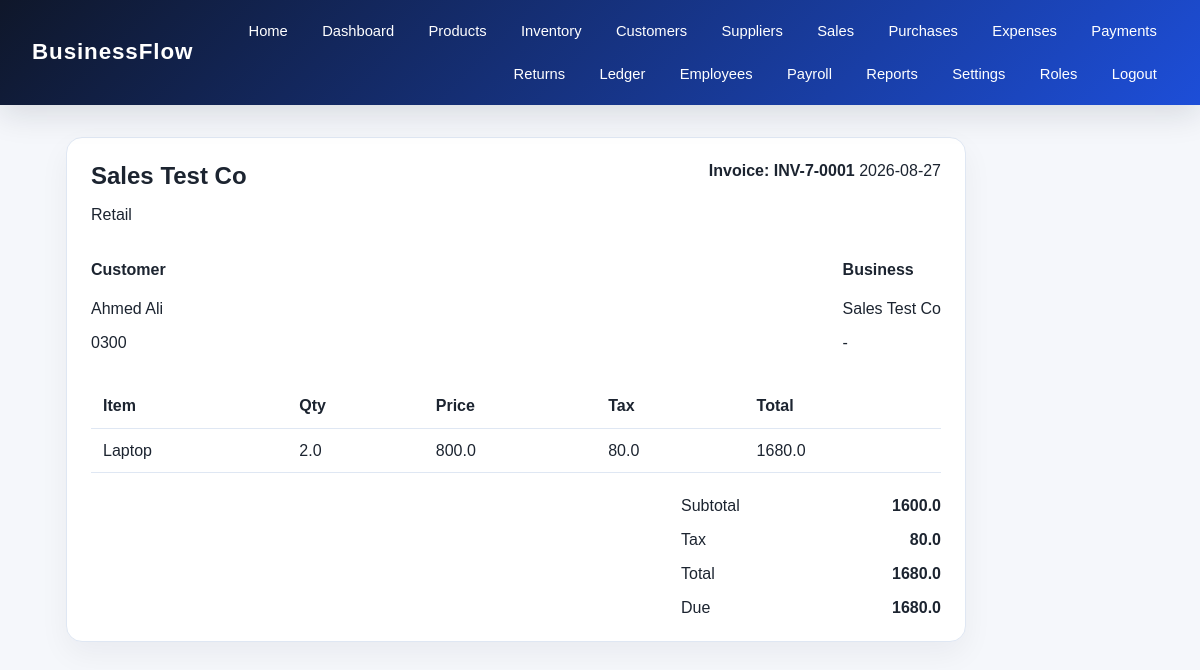
/sales/1/invoice (signed in), run on the app's committed database.
### app/models/entities.py (models this page shows)
class Business(db.Model):
    __tablename__ = "businesses"
    id = db.Column(db.Integer, primary_key=True)
    name = db.Column(db.String(150), nullable=False)
    business_type = db.Column(db.String(100), nullable=False, default="General")
    phone = db.Column(db.String(50))
    email = db.Column(db.String(120))
    address = db.Column(db.String(255))
    currency = db.Column(db.String(20), default="PKR")
    tax_rate = db.Column(db.Float, default=0.0)
    created_at = db.Column(db.DateTime, default=datetime.utcnow)
    users = db.relationship("User", back_populates="business", cascade="all, delete-orphan")
    products = db.relationship("Product", back_populates="business", cascade="all, delete-orphan")
    customers = db.relationship("Customer", back_populates="business", cascade="all, delete-orphan")
    suppliers = db.relationship("Supplier", back_populates="business", cascade="all, delete-orphan")
    sales = db.relationship("Sale", back_populates="business", cascade="all, delete-orphan")
    purchases = db.relationship("Purchase", back_populates="business", cascade="all, delete-orphan")
    expenses = db.relationship("Expense", back_populates="business", cascade="all, delete-orphan")
    ledger_entries = db.relationship("LedgerEntry", backref="business", cascade="all, delete-orphan")
    employees = db.relationship("Employee", back_populates="business", cascade="all, delete-orphan")
    settings = db.relationship("Setting", back_populates="business", cascade="all, delete-orphan")

class Sale(db.Model):
    __tablename__ = "sales"
    id = db.Column(db.Integer, primary_key=True)
    business_id = db.Column(db.Integer, db.ForeignKey("businesses.id"), nullable=False)
    customer_id = db.Column(db.Integer, db.ForeignKey("customers.id"), nullable=False)
    invoice_no = db.Column(db.String(50), nullable=False)
    subtotal = db.Column(db.Float, default=0.0)
    discount = db.Column(db.Float, default=0.0)
    tax = db.Column(db.Float, default=0.0)
    total = db.Column(db.Float, default=0.0)
    paid = db.Column(db.Float, default=0.0)
    due = db.Column(db.Float, default=0.0)
    status = db.Column(db.String(30), default="draft")
    sold_at = db.Column(db.DateTime, default=datetime.utcnow)
    created_by = db.Column(db.Integer, db.ForeignKey("users.id"), nullable=True)
    business = db.relationship("Business", back_populates="sales")
    customer = db.relationship("Customer", back_populates="sales")
    items = db.relationship("SaleItem", back_populates="sale", cascade="all, delete-orphan")

class Customer(db.Model):
    __tablename__ = "customers"
    id = db.Column(db.Integer, primary_key=True)
    business_id = db.Column(db.Integer, db.ForeignKey("businesses.id"), nullable=False)
    name = db.Column(db.String(150), nullable=False)
    phone = db.Column(db.String(50))
    email = db.Column(db.String(120))
    address = db.Column(db.String(255))
    opening_balance = db.Column(db.Float, default=0.0)
    status = db.Column(db.String(20), default="active")
    business = db.relationship("Business", back_populates="customers")
    sales = db.relationship("Sale", back_populates="customer")

class SaleItem(db.Model):
    __tablename__ = "sale_items"
    id = db.Column(db.Integer, primary_key=True)
    sale_id = db.Column(db.Integer, db.ForeignKey("sales.id"), nullable=False)
    product_id = db.Column(db.Integer, db.ForeignKey("products.id"), nullable=True)
    description = db.Column(db.String(255), nullable=False)
    quantity = db.Column(db.Float, default=1.0)
    unit_price = db.Column(db.Float, default=0.0)
    discount = db.Column(db.Float, default=0.0)
    tax = db.Column(db.Float, default=0.0)
    line_total = db.Column(db.Float, default=0.0)
    sale = db.relationship("Sale", back_populates="items")

### app/routes/main.py (the view)
@main_bp.route("/sales/<int:sale_id>/invoice")
@login_required
def sale_invoice(sale_id):
    sale = Sale.query.filter_by(id=sale_id, business_id=current_user.business_id).first_or_404()
    return render_template("invoice.html", sale=sale)

### app/__init__.py (called while the page is built)
@login_manager.user_loader
def load_user(user_id):
    from app.models import User
    return User.query.get(int(user_id))

### app/templates/invoice.html (shortened to what this page needs)
{% extends 'base.html' %}
{% block content %}
<section class="page-shell">
  <div class="card invoice-card">
    <div class="invoice-header">
      <div>
        <h2>{{ sale.business.name }}</h2>
        <p>{{ sale.business.business_type }}</p>
      </div>
      <div class="invoice-meta">
        <strong>Invoice: {{ sale.invoice_no }}</strong>
        <span>{{ sale.sold_at.strftime('%Y-%m-%d') if sale.sold_at else 'N/A' }}</span>
      </div>
    </div>
    <div class="invoice-contact">
      <div>
        <h4>Customer</h4>
        <p>{{ sale.customer.name }}</p>
        <p>{{ sale.customer.phone or '-' }}</p>
      </div>
      <div>
        <h4>Business</h4>
        <p>{{ sale.business.name }}</p>
        <p>{{ sale.business.email or '-' }}</p>
      </div>
    </div>
    <table class="data-table">
      <thead>
        <tr>
          <th>Item</th>
          <th>Qty</th>
          <th>Price</th>
          <th>Tax</th>
          <th>Total</th>
        </tr>
      </thead>
      <tbody>
        {% for item in sale.items %}
        <tr>
          <td>{{ item.description }}</td>
          <td>{{ item.quantity }}</td>
          <td>{{ item.unit_price }}</td>
          <td>{{ item.tax }}</td>
          <td>{{ item.line_total }}</td>
        </tr>
        {% endfor %}
      </tbody>
    </table>
    <div class="invoice-summary">
      <div><span>Subtotal</span><strong>{{ sale.subtotal }}</strong></div>
      <div><span>Tax</span><strong>{{ sale.tax }}</strong></div>
      <div><span>Total</span><strong>{{ sale.total }}</strong></div>
      <div><span>Due</span><strong>{{ sale.due }}</strong></div>
    </div>
  </div>
</section>
{% endblock %}

### app/static/css/style.css (style rules this page uses)
:root { --primary: #1f6feb; --primary-dark: #164db4; --secondary: #f3f7ff; --text: #1c2430; --muted: #5b6473; --border: #dfe7f3; --success: #2a9d63; --warning: #d97706; --danger: #c5392e; }
* { box-sizing: border-box; }
body { margin: 0; font-family: Arial, sans-serif; background: #f5f7fb; color: var(--text); }
.card { background: white; border: 1px solid var(--border); border-radius: 16px; box-shadow: 0 12px 30px rgba(15, 23, 42, 0.05); padding: 1.5rem; }
.card h2 { margin-top: 0; margin-bottom: 1rem; }
.page-shell { max-width: 1100px; margin: 2rem auto; padding: 0 1rem; }
.data-table { width: 100%; border-collapse: collapse; margin-top: 1rem; }
.data-table th, .data-table td { padding: 0.8rem 0.75rem; border-bottom: 1px solid var(--border); text-align: left; }
.invoice-card { max-width: 900px; }
.invoice-header, .invoice-contact, .invoice-summary { display: flex; justify-content: space-between; gap: 1rem; }
.invoice-summary { margin-top: 1.5rem; flex-direction: column; align-items: flex-end; }
.invoice-summary div { display: flex; justify-content: space-between; width: 260px; }

### data on the page
Business: business.name "Sales Test Co", business.business_type "Retail", business "-"
Sale: invoice_no "INV-7-0001", sold_at "2026-08-27", subtotal "1600.0", tax "80.0", total "1680.0", due "1680.0"
Customer: customer.name "Ahmed Ali", customer "0300"
SaleItem: description "Laptop", quantity "2.0", unit_price "800.0", tax "80.0", line_total "1680.0"
